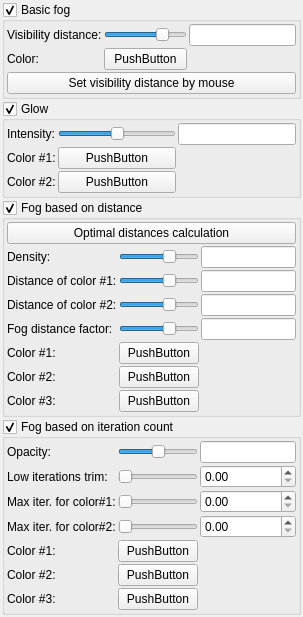
               <widget class="QWidget" name="scrollAreaWidgetContents_9">
                <property name="geometry">
                 <rect>
                  <x>0</x>
                  <y>0</y>
                  <width>303</width>
                  <height>605</height>
                 </rect>
                </property>
                <layout class="QVBoxLayout" name="verticalLayout_35">
                 <property name="spacing">
                  <number>2</number>
                 </property>
                 <property name="leftMargin">
                  <number>2</number>
                 </property>
                 <property name="topMargin">
                  <number>2</number>
                 </property>
                 <property name="rightMargin">
                  <number>2</number>
                 </property>
                 <property name="bottomMargin">
                  <number>2</number>
                 </property>
                 <item>
                  <widget class="MyGroupBox" name="groupCheck_basic_fog_enabled">
                   <property name="title">
                    <string>Basic fog</string>
                   </property>
                   <property name="checkable">
                    <bool>true</bool>
                   </property>
                   <layout class="QVBoxLayout" name="verticalLayout_30">
                    <property name="spacing">
                     <number>2</number>
                    </property>
                    <property name="leftMargin">
                     <number>2</number>
                    </property>
                    <property name="topMargin">
                     <number>2</number>
                    </property>
                    <property name="rightMargin">
                     <number>2</number>
                    </property>
                    <property name="bottomMargin">
                     <number>2</number>
                    </property>
                    <item>
                     <layout class="QGridLayout" name="gridLayout_10">
                      <property name="spacing">
                       <number>2</number>
                      </property>
                      <item row="0" column="1">
                       <widget class="QSlider" name="logslider_basic_fog_visibility">
                        <property name="minimum">
                         <number>-1500</number>
                        </property>
                        <property name="maximum">
                         <number>500</number>
                        </property>
                        <property name="orientation">
                         <enum>Qt::Horizontal</enum>
                        </property>
                       </widget>
                      </item>
                      <item row="0" column="2">
                       <widget class="MyLineEdit" name="logedit_basic_fog_visibility">
                        <property name="alignment">
                         <set>Qt::AlignLeading|Qt::AlignLeft|Qt::AlignVCenter</set>
                        </property>
                       </widget>
                      </item>
                      <item row="1" column="0">
                       <widget class="QLabel" name="label_64">
                        <property name="text">
                         <string>Color:</string>
                        </property>
                       </widget>
                      </item>
                      <item row="1" column="1">
                       <widget class="QPushButton" name="colorButton_basic_fog_color">
                        <property name="text">
                         <string>PushButton</string>
                        </property>
                       </widget>
                      </item>
                      <item row="0" column="0">
                       <widget class="QLabel" name="label_63">
                        <property name="text">
                         <string>Visibility distance:</string>
                        </property>
                       </widget>
                      </item>
                     </layout>
                    </item>
                    <item>
                     <widget class="QPushButton" name="pushButton_set_fog_by_mouse">
                      <property name="text">
                       <string>Set visibility distance by mouse</string>
                      </property>
                     </widget>
                    </item>
                   </layout>
                  </widget>
                 </item>
                 <item>
                  <widget class="MyGroupBox" name="groupCheck_glow_enabled">
                   <property name="title">
                    <string>Glow</string>
                   </property>
                   <property name="checkable">
                    <bool>true</bool>
                   </property>
                   <layout class="QVBoxLayout" name="verticalLayout_28">
                    <property name="spacing">
                     <number>2</number>
                    </property>
                    <property name="leftMargin">
                     <number>2</number>
                    </property>
                    <property name="topMargin">
                     <number>2</number>
                    </property>
                    <property name="rightMargin">
                     <number>2</number>
                    </property>
                    <property name="bottomMargin">
                     <number>2</number>
                    </property>
                    <item>
                     <layout class="QGridLayout" name="gridLayout_14">
                      <property name="spacing">
                       <number>2</number>
                      </property>
                      <item row="1" column="0">
                       <widget class="QLabel" name="label_88">
                        <property name="text">
                         <string>Color #1:</string>
                        </property>
                       </widget>
                      </item>
                      <item row="2" column="0">
                       <widget class="QLabel" name="label_89">
                        <property name="text">
                         <string>Color #2:</string>
                        </property>
                       </widget>
                      </item>
                      <item row="2" column="1">
                       <widget class="QPushButton" name="colorButton_glow_color_2">
                        <property name="text">
                         <string>PushButton</string>
                        </property>
                       </widget>
                      </item>
                      <item row="0" column="1">
                       <widget class="QSlider" name="logslider_glow_intensity">
                        <property name="minimum">
                         <number>-500</number>
                        </property>
                        <property name="maximum">
                         <number>500</number>
                        </property>
                        <property name="orientation">
                         <enum>Qt::Horizontal</enum>
                        </property>
                       </widget>
                      </item>
                      <item row="1" column="1">
                       <widget class="QPushButton" name="colorButton_glow_color_1">
                        <property name="text">
                         <string>PushButton</string>
                        </property>
                       </widget>
                      </item>
                      <item row="0" column="0">
                       <widget class="QLabel" name="label_87">
                        <property name="text">
                         <string>Intensity:</string>
                        </property>
                       </widget>
                      </item>
                      <item row="0" column="2">
                       <widget class="MyLineEdit" name="logedit_glow_intensity"/>
                      </item>
                     </layout>
                    </item>
                   </layout>
                  </widget>
                 </item>
                 <item>
                  <widget class="MyGroupBox" name="groupCheck_volumetric_fog_enabled">
                   <property name="title">
                    <string>Fog based on distance</string>
                   </property>
                   <property name="checkable">
                    <bool>true</bool>
                   </property>
                   <layout class="QVBoxLayout" name="verticalLayout_33">
                    <property name="spacing">
                     <number>2</number>
                    </property>
                    <property name="leftMargin">
                     <number>2</number>
                    </property>
                    <property name="topMargin">
                     <number>2</number>
                    </property>
                    <property name="rightMargin">
                     <number>2</number>
                    </property>
                    <property name="bottomMargin">
                     <number>2</number>
                    </property>
                    <item>
                     <layout class="QGridLayout" name="gridLayout_13">
                      <property name="spacing">
                       <number>2</number>
                      </property>
                      <item row="1" column="2">
                       <widget class="MyLineEdit" name="logedit_volumetric_fog_density"/>
                      </item>
                      <item row="4" column="0">
                       <widget class="QLabel" name="label_77">
                        <property name="text">
                         <string>Fog distance factor:</string>
                        </property>
                       </widget>
                      </item>
                      <item row="3" column="0">
                       <widget class="QLabel" name="label_76">
                        <property name="text">
                         <string>Distance of color #2:</string>
                        </property>
                       </widget>
                      </item>
                      <item row="2" column="0">
                       <widget class="QLabel" name="label_67">
                        <property name="text">
                         <string>Distance of color #1:</string>
                        </property>
                       </widget>
                      </item>
                      <item row="3" column="1">
                       <widget class="QSlider" name="logslider_volumetric_fog_colour_2_distance">
                        <property name="minimum">
                         <number>-1000</number>
                        </property>
                        <property name="maximum">
                         <number>500</number>
                        </property>
                        <property name="orientation">
                         <enum>Qt::Horizontal</enum>
                        </property>
                       </widget>
                      </item>
                      <item row="3" column="2">
                       <widget class="MyLineEdit" name="logedit_volumetric_fog_colour_2_distance"/>
                      </item>
                      <item row="5" column="1">
                       <widget class="QPushButton" name="colorButton_fog_color_1">
                        <property name="text">
                         <string>PushButton</string>
                        </property>
                       </widget>
                      </item>
                      <item row="4" column="1">
                       <widget class="QSlider" name="logslider_volumetric_fog_distance_factor">
                        <property name="minimum">
                         <number>-1000</number>
                        </property>
                        <property name="maximum">
                         <number>500</number>
                        </property>
                        <property name="orientation">
                         <enum>Qt::Horizontal</enum>
                        </property>
                       </widget>
                      </item>
                      <item row="2" column="2">
                       <widget class="MyLineEdit" name="logedit_volumetric_fog_colour_1_distance"/>
                      </item>
                      <item row="2" column="1">
                       <widget class="QSlider" name="logslider_volumetric_fog_colour_1_distance">
                        <property name="minimum">
                         <number>-1000</number>
                        </property>
                        <property name="maximum">
                         <number>500</number>
                        </property>
                        <property name="orientation">
                         <enum>Qt::Horizontal</enum>
                        </property>
                       </widget>
                      </item>
                      <item row="1" column="0">
                       <widget class="QLabel" name="label_65">
                        <property name="text">
                         <string>Density:</string>
                        </property>
                       </widget>
                      </item>
                      <item row="6" column="0">
                       <widget class="QLabel" name="label_78">
                        <property name="text">
                         <string>Color #2:</string>
                        </property>
                       </widget>
                      </item>
                      <item row="6" column="1">
                       <widget class="QPushButton" name="colorButton_fog_color_2">
                        <property name="text">
                         <string>PushButton</string>
                        </property>
                       </widget>
                      </item>
                      <item row="7" column="0">
                       <widget class="QLabel" name="label_79">
                        <property name="text">
                         <string>Color #3:</string>
                        </property>
                       </widget>
                      </item>
                      <item row="7" column="1">
                       <widget class="QPushButton" name="colorButton_fog_color_3">
                        <property name="text">
                         <string>PushButton</string>
                        </property>
                       </widget>
                      </item>
                      <item row="4" column="2">
                       <widget class="MyLineEdit" name="logedit_volumetric_fog_distance_factor"/>
                      </item>
                      <item row="1" column="1">
                       <widget class="QSlider" name="logslider_volumetric_fog_density">
                        <property name="minimum">
                         <number>-1000</number>
                        </property>
                        <property name="maximum">
                         <number>500</number>
                        </property>
                        <property name="orientation">
                         <enum>Qt::Horizontal</enum>
                        </property>
                       </widget>
                      </item>
                      <item row="0" column="0" colspan="3">
                       <widget class="QPushButton" name="button_calculateFog">
                        <property name="text">
                         <string>Optimal distances calculation</string>
                        </property>
                       </widget>
                      </item>
                      <item row="5" column="0">
                       <widget class="QLabel" name="label_66">
                        <property name="text">
                         <string>Color #1:</string>
                        </property>
                       </widget>
                      </item>
                     </layout>
                    </item>
                   </layout>
                  </widget>
                 </item>
                 <item>
                  <widget class="MyGroupBox" name="groupCheck_iteration_fog_enable">
                   <property name="title">
                    <string>Fog based on iteration count</string>
                   </property>
                   <property name="checkable">
                    <bool>true</bool>
                   </property>
                   <layout class="QVBoxLayout" name="verticalLayout_27">
                    <property name="spacing">
                     <number>2</number>
                    </property>
                    <property name="leftMargin">
                     <number>2</number>
                    </property>
                    <property name="topMargin">
                     <number>2</number>
                    </property>
                    <property name="rightMargin">
                     <number>2</number>
                    </property>
                    <property name="bottomMargin">
                     <number>2</number>
                    </property>
                    <item>
                     <layout class="QGridLayout" name="gridLayout_8">
                      <property name="spacing">
                       <number>2</number>
                      </property>
                      <item row="4" column="1">
                       <widget class="QPushButton" name="colorButton_iteration_fog_color_1">
                        <property name="text">
                         <string>PushButton</string>
                        </property>
                       </widget>
                      </item>
                      <item row="1" column="2">
                       <widget class="MyDoubleSpinBox" name="spinbox_iteration_fog_opacity_trim">
                        <property name="prefix">
                         <string/>
                        </property>
                        <property name="suffix">
                         <string/>
                        </property>
                        <property name="decimals">
                         <number>2</number>
                        </property>
                        <property name="maximum">
                         <double>1000.000000000000000</double>
                        </property>
                        <property name="singleStep">
                         <double>1.000000000000000</double>
                        </property>
                       </widget>
                      </item>
                      <item row="5" column="0">
                       <widget class="QLabel" name="label_85">
                        <property name="text">
                         <string>Color #2:</string>
                        </property>
                       </widget>
                      </item>
                      <item row="2" column="2">
                       <widget class="MyDoubleSpinBox" name="spinbox_iteration_fog_color_1_maxiter">
                        <property name="prefix">
                         <string/>
                        </property>
                        <property name="suffix">
                         <string/>
                        </property>
                        <property name="decimals">
                         <number>2</number>
                        </property>
                        <property name="maximum">
                         <double>1000.000000000000000</double>
                        </property>
                        <property name="singleStep">
                         <double>1.000000000000000</double>
                        </property>
                       </widget>
                      </item>
                      <item row="0" column="2">
                       <widget class="MyLineEdit" name="logedit_iteration_fog_opacity"/>
                      </item>
                      <item row="6" column="1">
                       <widget class="QPushButton" name="colorButton_iteration_fog_color_3">
                        <property name="text">
                         <string>PushButton</string>
                        </property>
                       </widget>
                      </item>
                      <item row="3" column="1">
                       <widget class="QSlider" name="slider_iteration_fog_color_2_maxiter">
                        <property name="maximum">
                         <number>5000</number>
                        </property>
                        <property name="singleStep">
                         <number>1</number>
                        </property>
                        <property name="orientation">
                         <enum>Qt::Horizontal</enum>
                        </property>
                       </widget>
                      </item>
                      <item row="1" column="1">
                       <widget class="QSlider" name="slider_iteration_fog_opacity_trim">
                        <property name="maximum">
                         <number>5000</number>
                        </property>
                        <property name="singleStep">
                         <number>1</number>
                        </property>
                        <property name="orientation">
                         <enum>Qt::Horizontal</enum>
                        </property>
                       </widget>
                      </item>
                      <item row="2" column="1">
                       <widget class="QSlider" name="slider_iteration_fog_color_1_maxiter">
                        <property name="maximum">
                         <number>5000</number>
                        </property>
                        <property name="singleStep">
                         <number>1</number>
                        </property>
                        <property name="orientation">
                         <enum>Qt::Horizontal</enum>
                        </property>
                       </widget>
                      </item>
                      <item row="5" column="1">
                       <widget class="QPushButton" name="colorButton_iteration_fog_color_2">
                        <property name="text">
                         <string>PushButton</string>
                        </property>
                       </widget>
                      </item>
                      <item row="4" column="0">
                       <widget class="QLabel" name="label_84">
                        <property name="text">
                         <string>Color #1:</string>
                        </property>
                       </widget>
                      </item>
                      <item row="0" column="1">
                       <widget class="QSlider" name="logslider_iteration_fog_opacity">
                        <property name="minimum">
                         <number>-1000</number>
                        </property>
                        <property name="maximum">
                         <number>1000</number>
                        </property>
                        <property name="orientation">
                         <enum>Qt::Horizontal</enum>
                        </property>
                       </widget>
                      </item>
                      <item row="3" column="2">
                       <widget class="MyDoubleSpinBox" name="spinbox_iteration_fog_color_2_maxiter">
                        <property name="prefix">
                         <string/>
                        </property>
                        <property name="suffix">
                         <string/>
                        </property>
                        <property name="decimals">
                         <number>2</number>
                        </property>
                        <property name="maximum">
                         <double>1000.000000000000000</double>
                        </property>
                        <property name="singleStep">
                         <double>1.000000000000000</double>
                        </property>
                       </widget>
                      </item>
                      <item row="0" column="0">
                       <widget class="QLabel" name="label_80">
                        <property name="text">
                         <string>Opacity:</string>
                        </property>
                       </widget>
                      </item>
                      <item row="6" column="0">
                       <widget class="QLabel" name="label_86">
                        <property name="text">
                         <string>Color #3:</string>
                        </property>
                       </widget>
                      </item>
                      <item row="1" column="0">
                       <widget class="QLabel" name="label_81">
                        <property name="text">
                         <string>Low iterations trim:</string>
                        </property>
                       </widget>
                      </item>
                      <item row="3" column="0">
                       <widget class="QLabel" name="label_83">
                        <property name="text">
                         <string>Max iter. for color#2:</string>
                        </property>
                       </widget>
                      </item>
                      <item row="2" column="0">
                       <widget class="QLabel" name="label_82">
                        <property name="text">
                         <string>Max iter. for color#1:</string>
                        </property>
                       </widget>
                      </item>
                     </layout>
                    </item>
                   </layout>
                  </widget>
                 </item>
                 <item>
                  <spacer name="verticalSpacer_4">
                   <property name="orientation">
                    <enum>Qt::Vertical</enum>
                   </property>
                   <property name="sizeHint" stdset="0">
                    <size>
                     <width>20</width>
                     <height>40</height>
                    </size>
                   </property>
                  </spacer>
                 </item>
                </layout>
               </widget>
